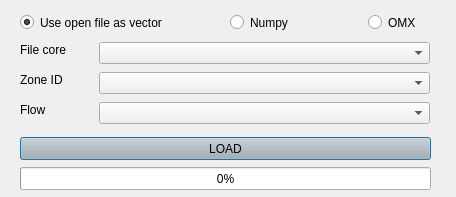
<?xml version="1.0" encoding="UTF-8"?>
<ui version="4.0">
 <class>vector_loader</class>
 <widget class="QDialog" name="vector_loader">
  <property name="windowModality">
   <enum>Qt::ApplicationModal</enum>
  </property>
  <property name="geometry">
   <rect>
    <x>0</x>
    <y>0</y>
    <width>456</width>
    <height>197</height>
   </rect>
  </property>
  <property name="font">
   <font>
    <pointsize>9</pointsize>
   </font>
  </property>
  <property name="windowTitle">
   <string>AequilibraE  -  Vector loader</string>
  </property>
  <property name="windowIcon">
   <iconset>
    <normaloff>../icon.png</normaloff>../icon.png</iconset>
  </property>
  <property name="modal">
   <bool>true</bool>
  </property>
  <widget class="QPushButton" name="load">
   <property name="geometry">
    <rect>
     <x>20</x>
     <y>137</y>
     <width>411</width>
     <height>23</height>
    </rect>
   </property>
   <property name="palette">
    <palette>
     <active>
      <colorrole role="Button">
       <brush brushstyle="SolidPattern">
        <color alpha="255">
         <red>180</red>
         <green>180</green>
         <blue>180</blue>
        </color>
       </brush>
      </colorrole>
     </active>
     <inactive>
      <colorrole role="Button">
       <brush brushstyle="SolidPattern">
        <color alpha="255">
         <red>180</red>
         <green>180</green>
         <blue>180</blue>
        </color>
       </brush>
      </colorrole>
     </inactive>
     <disabled>
      <colorrole role="Button">
       <brush brushstyle="SolidPattern">
        <color alpha="255">
         <red>180</red>
         <green>180</green>
         <blue>180</blue>
        </color>
       </brush>
      </colorrole>
     </disabled>
    </palette>
   </property>
   <property name="text">
    <string>LOAD</string>
   </property>
  </widget>
  <widget class="QProgressBar" name="progressbar">
   <property name="enabled">
    <bool>true</bool>
   </property>
   <property name="geometry">
    <rect>
     <x>20</x>
     <y>167</y>
     <width>411</width>
     <height>23</height>
    </rect>
   </property>
   <property name="palette">
    <palette>
     <active>
      <colorrole role="Highlight">
       <brush brushstyle="SolidPattern">
        <color alpha="255">
         <red>0</red>
         <green>170</green>
         <blue>0</blue>
        </color>
       </brush>
      </colorrole>
     </active>
     <inactive>
      <colorrole role="Highlight">
       <brush brushstyle="SolidPattern">
        <color alpha="255">
         <red>240</red>
         <green>240</green>
         <blue>240</blue>
        </color>
       </brush>
      </colorrole>
     </inactive>
     <disabled>
      <colorrole role="Highlight">
       <brush brushstyle="SolidPattern">
        <color alpha="255">
         <red>51</red>
         <green>153</green>
         <blue>255</blue>
        </color>
       </brush>
      </colorrole>
     </disabled>
    </palette>
   </property>
   <property name="value">
    <number>0</number>
   </property>
   <property name="textVisible">
    <bool>true</bool>
   </property>
  </widget>
  <widget class="QComboBox" name="field_from">
   <property name="geometry">
    <rect>
     <x>99</x>
     <y>72</y>
     <width>331</width>
     <height>22</height>
    </rect>
   </property>
   <property name="maxVisibleItems">
    <number>10</number>
   </property>
  </widget>
  <widget class="QLabel" name="lbl_matrix">
   <property name="geometry">
    <rect>
     <x>20</x>
     <y>42</y>
     <width>121</width>
     <height>16</height>
    </rect>
   </property>
   <property name="text">
    <string>File core</string>
   </property>
  </widget>
  <widget class="QLabel" name="lbl_from">
   <property name="geometry">
    <rect>
     <x>20</x>
     <y>72</y>
     <width>121</width>
     <height>16</height>
    </rect>
   </property>
   <property name="text">
    <string>Zone ID</string>
   </property>
  </widget>
  <widget class="QComboBox" name="vector_layer">
   <property name="geometry">
    <rect>
     <x>99</x>
     <y>42</y>
     <width>331</width>
     <height>22</height>
    </rect>
   </property>
   <property name="maxVisibleItems">
    <number>10</number>
   </property>
  </widget>
  <widget class="QLabel" name="lbl_flow">
   <property name="geometry">
    <rect>
     <x>20</x>
     <y>102</y>
     <width>121</width>
     <height>16</height>
    </rect>
   </property>
   <property name="text">
    <string>Flow</string>
   </property>
  </widget>
  <widget class="QComboBox" name="field_cells">
   <property name="enabled">
    <bool>true</bool>
   </property>
   <property name="geometry">
    <rect>
     <x>99</x>
     <y>102</y>
     <width>331</width>
     <height>22</height>
    </rect>
   </property>
   <property name="maxVisibleItems">
    <number>10</number>
   </property>
  </widget>
  <widget class="QRadioButton" name="radio_omx_matrix">
   <property name="geometry">
    <rect>
     <x>368</x>
     <y>14</y>
     <width>61</width>
     <height>17</height>
    </rect>
   </property>
   <property name="text">
    <string>OMX</string>
   </property>
  </widget>
  <widget class="QRadioButton" name="radio_npy_matrix">
   <property name="geometry">
    <rect>
     <x>230</x>
     <y>14</y>
     <width>61</width>
     <height>17</height>
    </rect>
   </property>
   <property name="text">
    <string>Numpy</string>
   </property>
  </widget>
  <widget class="QRadioButton" name="radio_layer_matrix">
   <property name="geometry">
    <rect>
     <x>20</x>
     <y>14</y>
     <width>151</width>
     <height>17</height>
    </rect>
   </property>
   <property name="text">
    <string>Use open file as vector</string>
   </property>
   <property name="checked">
    <bool>true</bool>
   </property>
  </widget>
 </widget>
 <resources/>
 <connections/>
</ui>
